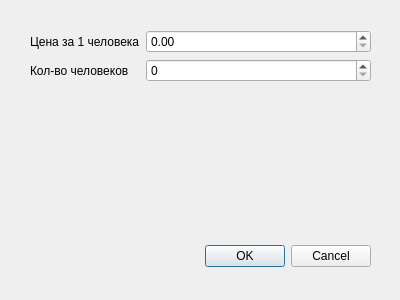
<?xml version="1.0" encoding="UTF-8"?>
<ui version="4.0">
 <class>Dialog</class>
 <widget class="QDialog" name="Dialog">
  <property name="geometry">
   <rect>
    <x>0</x>
    <y>0</y>
    <width>400</width>
    <height>300</height>
   </rect>
  </property>
  <property name="windowTitle">
   <string>Расчет мусора</string>
  </property>
  <widget class="QDialogButtonBox" name="buttonBox">
   <property name="geometry">
    <rect>
     <x>30</x>
     <y>240</y>
     <width>341</width>
     <height>32</height>
    </rect>
   </property>
   <property name="orientation">
    <enum>Qt::Horizontal</enum>
   </property>
   <property name="standardButtons">
    <set>QDialogButtonBox::Cancel|QDialogButtonBox::Ok</set>
   </property>
  </widget>
  <widget class="QWidget" name="formLayoutWidget">
   <property name="geometry">
    <rect>
     <x>30</x>
     <y>30</y>
     <width>341</width>
     <height>171</height>
    </rect>
   </property>
   <layout class="QFormLayout" name="formLayout">
    <item row="0" column="0">
     <widget class="QLabel" name="label">
      <property name="text">
       <string>Цена за 1 человека</string>
      </property>
     </widget>
    </item>
    <item row="0" column="1">
     <widget class="QDoubleSpinBox" name="doubleSpinBox">
      <property name="decimals">
       <number>2</number>
      </property>
      <property name="maximum">
       <double>999.990000000000009</double>
      </property>
      <property name="value">
       <double>0.000000000000000</double>
      </property>
     </widget>
    </item>
    <item row="1" column="0">
     <widget class="QLabel" name="label_2">
      <property name="text">
       <string>Кол-во человеков</string>
      </property>
     </widget>
    </item>
    <item row="1" column="1">
     <widget class="QDoubleSpinBox" name="doubleSpinBox_2">
      <property name="decimals">
       <number>0</number>
      </property>
      <property name="minimum">
       <double>0.000000000000000</double>
      </property>
      <property name="maximum">
       <double>10.000000000000000</double>
      </property>
      <property name="singleStep">
       <double>1.000000000000000</double>
      </property>
      <property name="value">
       <double>0.000000000000000</double>
      </property>
     </widget>
    </item>
   </layout>
  </widget>
 </widget>
 <resources/>
 <connections>
  <connection>
   <sender>buttonBox</sender>
   <signal>accepted()</signal>
   <receiver>Dialog</receiver>
   <slot>accept()</slot>
   <hints>
    <hint type="sourcelabel">
     <x>248</x>
     <y>254</y>
    </hint>
    <hint type="destinationlabel">
     <x>157</x>
     <y>274</y>
    </hint>
   </hints>
  </connection>
  <connection>
   <sender>buttonBox</sender>
   <signal>rejected()</signal>
   <receiver>Dialog</receiver>
   <slot>reject()</slot>
   <hints>
    <hint type="sourcelabel">
     <x>316</x>
     <y>260</y>
    </hint>
    <hint type="destinationlabel">
     <x>286</x>
     <y>274</y>
    </hint>
   </hints>
  </connection>
 </connections>
</ui>
